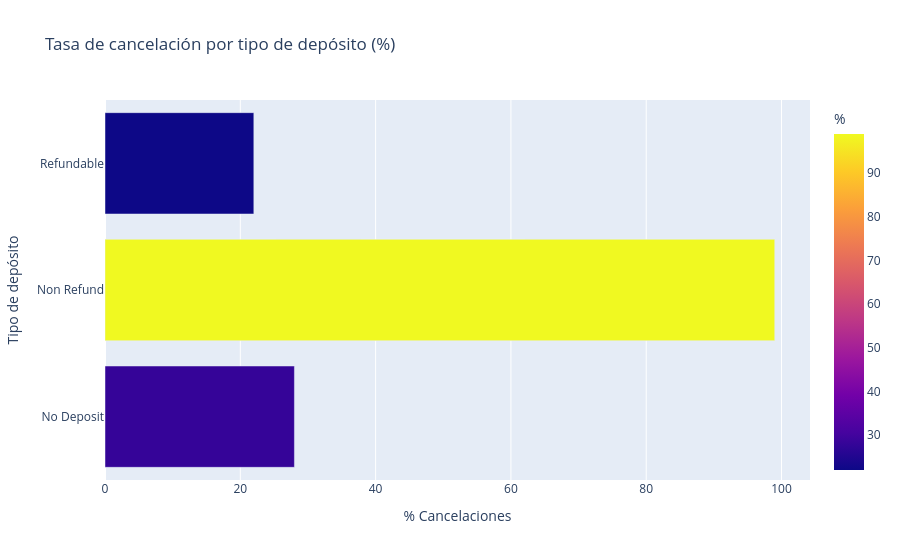

Source (notebook cell):
### Code cell
# Gráfica interactiva con Plotly
fig = px.bar(
    x=deposit_type_cancel.values,
    y=deposit_type_cancel.index.astype(str),
    color=deposit_type_cancel.values,
    color_continuous_scale='Plasma',
    title='Tasa de cancelación por tipo de depósito (%)',
    labels={'x': '% Cancelaciones', 'y': 'Tipo de depósito', 'color': '%'},
    orientation='h'
)
fig.show()

### Figure 1 — Plotly figure (JSON) as saved in the notebook; plotly's stock layout.template omitted (floating-point values rounded to 4 significant figures)
{"data": [{"hovertemplate": "% Cancelaciones=%{x}<br>Tipo de depósito=%{y}<br>%=%{marker.color}<extra></extra>", "legendgroup": "", "marker": {"color": [28.0, 99.0, 22.0], "coloraxis": "coloraxis", "pattern": {"shape": ""}}, "name": "", "orientation": "h", "showlegend": false, "textposition": "auto", "type": "bar", "x": [28.0, 99.0, 22.0], "xaxis": "x", "y": ["No Deposit", "Non Refund", "Refundable"], "yaxis": "y"}], "layout": {"barmode": "relative", "coloraxis": {"colorbar": {"title": {"text": "%"}}, "colorscale": [[0, "#0d0887"], [0.1111, "#46039f"], [0.2222, "#7201a8"], [0.3333, "#9c179e"], [0.4444, "#bd3786"], [0.5556, "#d8576b"], [0.6667, "#ed7953"], [0.7778, "#fb9f3a"], [0.8889, "#fdca26"], [1, "#f0f921"]]}, "legend": {"tracegroupgap": 0}, "title": {"text": "Tasa de cancelación por tipo de depósito (%)"}, "xaxis": {"anchor": "y", "domain": [0, 1], "title": {"text": "% Cancelaciones"}}, "yaxis": {"anchor": "x", "domain": [0, 1], "title": {"text": "Tipo de depósito"}}}}
